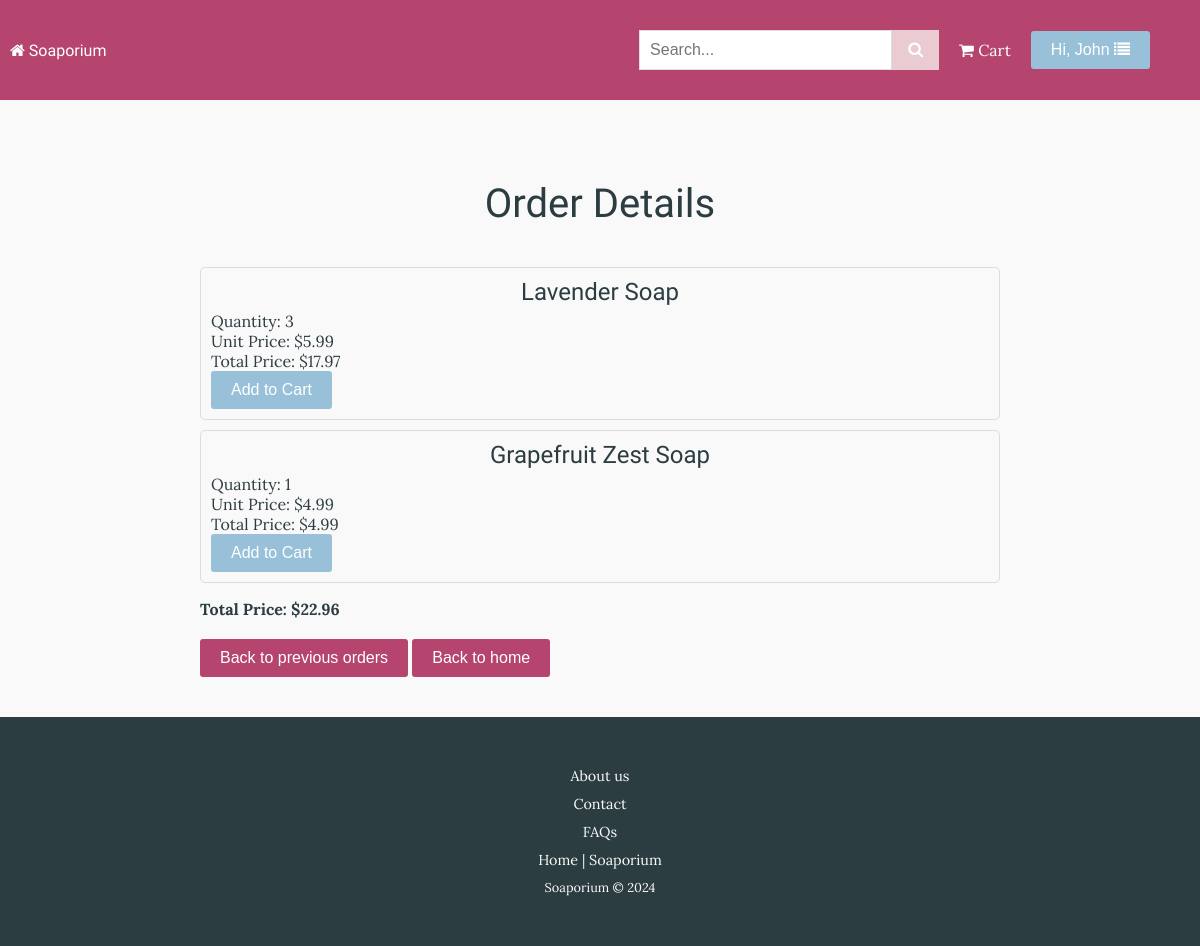
/view_previous_order/14 (signed in), run on an earlier commit of the app's database.
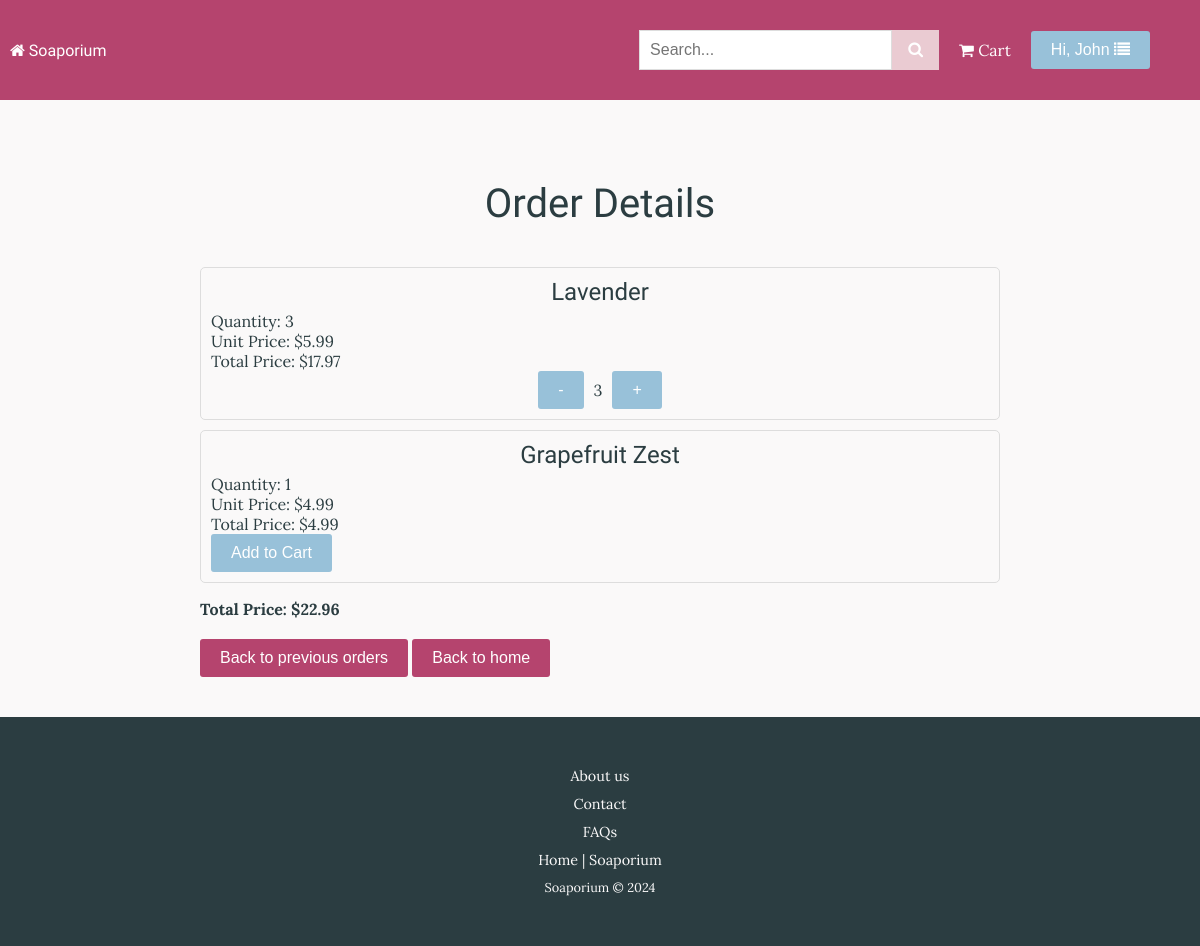
And on a later commit of the database.
### tables this page shows
CREATE TABLE CartItem (soapid INTEGER REFERENCES Soap (soapid), cartid INTEGER, quantity INTEGER);

CREATE TABLE Soap (soapid INTEGER PRIMARY KEY AUTOINCREMENT, name TEXT NOT NULL, description TEXT, price REAL NOT NULL, picture TEXT, is_featured INTEGER);

### routes.py (the view)
@app.route("/view_previous_order/<int:cartid>")
def view_previous_order(cartid):
    userid = session.get("userid")
    if not userid:
        flash("Please log in to view your previous order")
        return redirect(url_for("login"))
    sql = "SELECT status FROM Cart WHERE cartid = ? AND userid = ?"
    result = execute_query(sql, (cartid, userid), True, False, False)
    if not result or result[0] != 'completed':
        return render_template('404.html'), 404
    sql = """
        SELECT Soap.soapid AS soapid,
               Soap.name AS soap_name,
               Soap.price AS unit_price,
               CartItem.quantity AS soap_quantity
        FROM CartItem
        JOIN Soap ON Soap.soapid = CartItem.soapid
        WHERE CartItem.cartid = ?
        """
    cart_items = execute_query(sql, (cartid,), False, True, False)
    total_price = sum(
        item[2] * item[3]  # item[2] is unit_price, item[3] is soap_quantity
        for item in cart_items
    )
    total_price = "{:.2f}".format(total_price)
    formatted_cart_items = [
        {
            "soapid": item[0],
            "soap_name": item[1],
            "unit_price": "{:.2f}".format(item[2]),
            "soap_quantity": item[3],
            "total_unit_price": "{:.2f}".format(item[2] * item[3])
        }
        for item in cart_items
    ]
    cart_quantities = {}
    userid = session.get('userid')
    if userid:
        sql = """SELECT soapid, quantity
                 FROM CartItem
                 WHERE cartid IN (
                     SELECT cartid
                     FROM Cart
                     WHERE userid = ? AND status = 'open'
                 )"""
        items = execute_query(sql, (userid,), False, True, False)
        cart_quantities = {item[0]: item[1] for item in items}
    return render_template(
        "view_previous_order.html",
        cart_items=formatted_cart_items,
        total_price=total_price,
        cartid=cartid,
        cart_quantities=cart_quantities
    )

### routes.py (called while the page is built)
def execute_query(sql, params=(), fetchone=False,
                  fetchall=False, commit=False):
    connection = sqlite3.connect("Soap.db")
    cursor = connection.cursor()
    result = None
    try:
        cursor.execute(sql, params)
        if commit:
            connection.commit()
        if fetchone:
            result = cursor.fetchone()
        elif fetchall:
            result = cursor.fetchall()
    except sqlite3.Error as e:
        app.logger.error(f"Database error: {e}")
        raise
    finally:
        connection.close()
    return result

@app.context_processor
def inject_user_firstname():
    user_firstname = None
    userid = session.get("userid")
    if userid:
        sql = "SELECT fname FROM User WHERE userid = ?"
        user = execute_query(sql, (userid,), True, False, False)
        if user:
            user_firstname = user[0]
    return dict(user_firstname=user_firstname)

### templates/view_previous_order.html (shortened to what this page needs)
{% extends "layout.html" %}
{% block content %}
<div class="cart-container">
    <h1>Order Details</h1>
    {% if cart_items and cart_items|length > 0 %}
    <ul>
        {% for item in cart_items %}
        <li class="cart-item">
            <h2>{{ item.soap_name }}</h2>
            <p>Quantity: {{ item.soap_quantity }}</p>
            <p>Unit Price: ${{ item.unit_price }}</p>
            <p>Total Price: ${{ item.total_unit_price }}</p>
            {% if item.soapid in cart_quantities %}
            <div class="cart-quantity">
                <form action="{{ url_for('decrease_quantity', soapid=item.soapid) }}" method="POST">
                    <button type="submit" class="quantity-button decrease-quantity">-</button>
                </form>
                <span class="quantity-display">{{ cart_quantities[item.soapid] }}</span>
                <form action="{{ url_for('add_to_cart') }}" method="POST">
                    <button type="submit" class="quantity-button increase-quantity">+</button>
                </form>
            </div>
            {% else %}
            <form action="{{ url_for('add_to_cart') }}" method="POST">
                <button type="submit" class="add-to-cart">Add to Cart</button>
            </form>
            {% endif %}
        </li>
        {% endfor %}
    </ul>
    <p class="total-price">Total Price: ${{ total_price }}</p>
    {% else %}
    <p>No items found in this order.</p>
    {% endif %}
    <div class="cart-navigation">
        <a href="{{ url_for('previous_carts') }}"><button>Back to previous orders</button></a>
        <a href="{{ url_for('home') }}"><button>Back to home</button></a>
    </div>
</div>
{% endblock %}

What changed in the data, as far as the page shows it:
changed through a linked row, CartItem: soap_name "Lavender Soap" → "Lavender"; quantity (not shown) → "3"; text "Add to Cart" → "- +"
changed through a linked row, CartItem: soap_name "Grapefruit Zest Soap" → "Grapefruit Zest"
